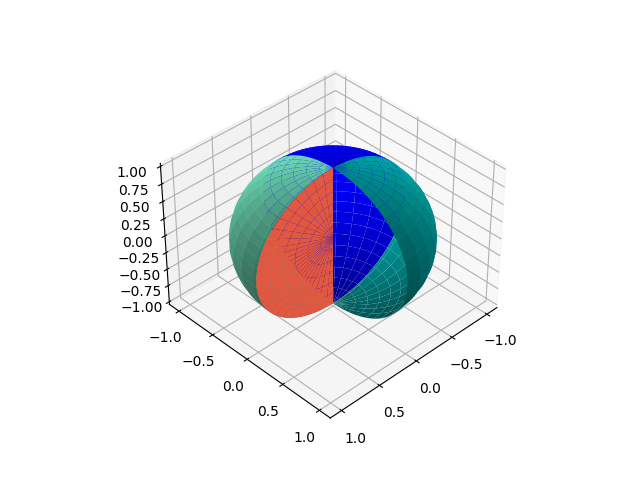

Python code for this plot:
from mpl_toolkits.mplot3d import Axes3D
from matplotlib import pyplot as pl
import numpy as np

fig = pl.figure()
ax = fig.add_subplot(111, projection='3d')

theta = np.linspace(0, np.pi, 100)

# first quarter
phi = np.linspace(0.5*np.pi, 1.0*np.pi, 34)
x = np.outer(np.cos(phi), np.sin(theta))
y = np.outer(np.sin(phi), np.sin(theta))
z = np.outer(np.ones(np.size(phi)), np.cos(theta))
ax.plot_surface(x, y, z, rstride=4, cstride=4, color='c')

# second quarter
phi = np.linspace(1.0*np.pi, 1.5*np.pi, 34)
x = np.outer(np.cos(phi), np.sin(theta))
y = np.outer(np.sin(phi), np.sin(theta))
z = np.outer(np.ones(np.size(phi)), np.cos(theta))
ax.plot_surface(x, y, z, rstride=4, cstride=4, color='b')

# third quarter
phi = np.linspace(1.5*np.pi, 2.0*np.pi, 34)
x = np.outer(np.cos(phi), np.sin(theta))
y = np.outer(np.sin(phi), np.sin(theta))
z = np.outer(np.ones(np.size(phi)), np.cos(theta))
ax.plot_surface(x, y, z, rstride=4, cstride=4, color='aquamarine')

r = np.linspace(0.,1.,25)
x = np.outer(r, np.sin(theta))
y = 0.*x
z = np.outer(r, np.cos(theta))
ax.plot_surface(x, y, z, rstride=4, cstride=4, color='tomato')

ax.view_init(30.,60.)
pl.show()
